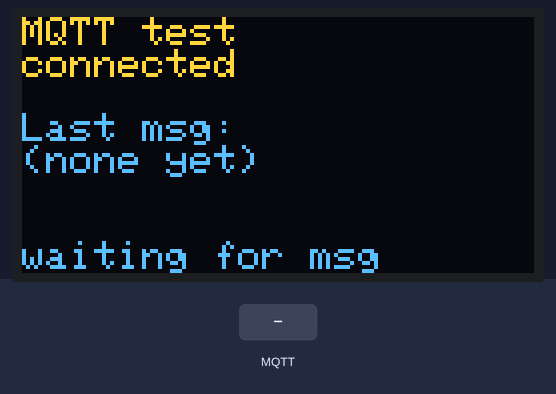
The sketch below on a simulated ESP8266 (NodeMCU). Shown: 128×64 one-colour display. The inputs (shaded band) are chosen by the test bench. The OLED is the two-colour kind (top 16 rows yellow); WiFi joins after 1.5 s; servers stay silent unless stated; the local clock reads 2024-03-15 10:24:30 at power-on unless the sketch sets it; no MQTT or app messages arrive unless stated; not simulated (calls return 0 or success): secrets.h; names the files do not define were given values by the test bench: MQTT_PORT = 1883; what the sketch prints to the serial monitor is not drawn.

Above: at 2.8 s.
2.9 s: MQTT message "1" arrives on the first subscribed topic
At 4.1 s:
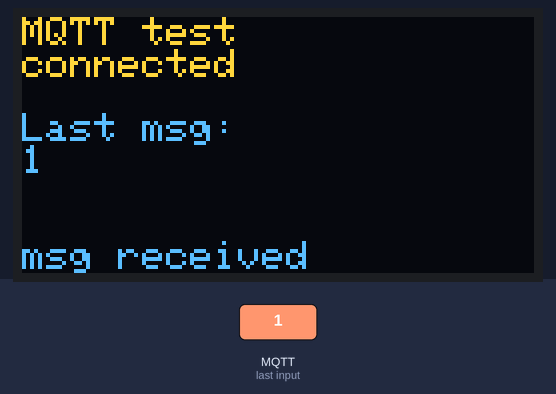
4.4 s: MQTT message "on" arrives on the first subscribed topic
At 5.4 s:
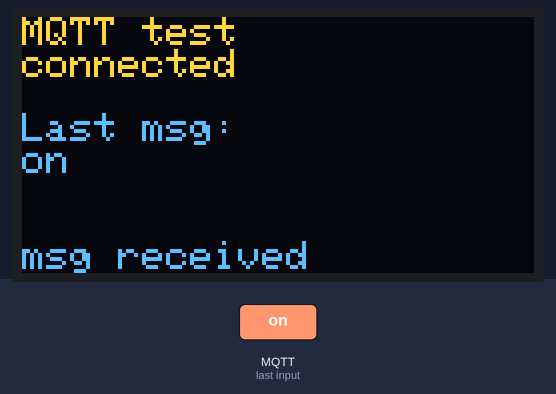
5.9 s: MQTT message "0" arrives on the first subscribed topic
At 6.6 s:
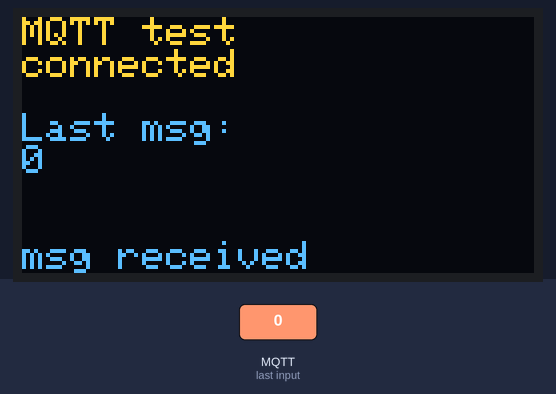
7.4 s: MQTT message "off" arrives on the first subscribed topic
At 7.7 s:
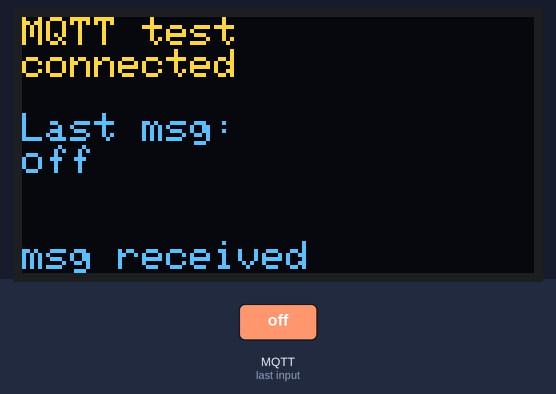
Timing chart, 0 to 9.9 s (numbered marks = the images above; inputs shaded):
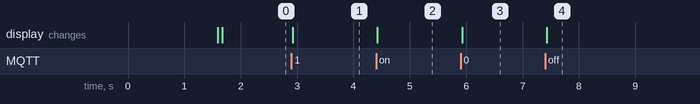

The sketch:

mqtt_test.ino
```cpp
// MQTT test: proves the ESP8266 can hold a verified TLS MQTT connection to EMQX
// Cloud with enough memory left over, and receive messages fast.
// Serial 115200 prints: free heap before/after TLS, connect time, MFLN support,
// every message on cage/cage-01/cmd, and free heap every 30 s.
// The OLED shows connection state and the last message.
// Publish a test message from the EMQX console (Online Test / WebSocket client)
// to topic cage/cage-01/cmd and watch it arrive.
// Libraries: PubSubClient (Nick O'Leary), Adafruit SSD1306, Adafruit GFX.
// Needs secrets.h (copy secrets.h.example).
#include <ESP8266WiFi.h>
#include <WiFiClientSecure.h>
#include <PubSubClient.h>
#include <Wire.h>
#include <Adafruit_GFX.h>
#include <Adafruit_SSD1306.h>
#include <time.h>
#include "secrets.h"

const char TOPIC_CMD[] = "cage/cage-01/cmd";
const char TOPIC_STATUS[] = "cage/cage-01/status";

Adafruit_SSD1306 display(128, 64, &Wire, -1);
BearSSL::WiFiClientSecure net;
BearSSL::X509List ca(MQTT_CA);
PubSubClient mqtt(net);

uint32_t lastHeap = 0, lastTry = 0, msgCount = 0;
char lastMsg[64] = "(none yet)";

void show(const char *l1, const char *l2 = "") {
  display.clearDisplay();
  display.setTextSize(1);
  display.setTextColor(SSD1306_WHITE);
  display.setCursor(0, 0);
  display.println(F("MQTT test"));
  display.println(l1);
  display.println();
  display.println(F("Last msg:"));
  display.println(lastMsg);
  display.setCursor(0, 56);
  display.print(l2);
  display.display();
}

void onMessage(char *topic, byte *payload, unsigned int len) {
  msgCount++;
  uint8_t n = len < sizeof(lastMsg) - 1 ? len : sizeof(lastMsg) - 1;
  memcpy(lastMsg, payload, n);
  lastMsg[n] = 0;
  Serial.printf("[%lu ms] MSG #%lu on %s: %.*s\n", millis(), msgCount, topic, (int)len, (char *)payload);
  show("connected", "msg received");
}

void waitForTime() {
  // TLS certificate checks need the real date.
  configTime(0, 0, "pool.ntp.org", "time.nist.gov");
  Serial.print(F("Waiting for NTP"));
  uint32_t t0 = millis();
  while (time(nullptr) < 1700000000 && millis() - t0 < 20000) {
    delay(250);
    Serial.print('.');
  }
  Serial.printf(" %s\n", time(nullptr) > 1700000000 ? "ok" : "FAILED (TLS will fail)");
  net.setX509Time(time(nullptr));
}

void connectMqtt() {
  Serial.printf("Free heap before TLS: %u\n", ESP.getFreeHeap());
  bool mfln = net.probeMaxFragmentLength(MQTT_HOST, MQTT_PORT, 1024);
  Serial.printf("Server supports small TLS buffers (MFLN): %s\n", mfln ? "yes" : "no");
  if (mfln) net.setBufferSizes(1024, 1024);  // saves ~20 KB if supported

  show("connecting...");
  uint32_t t0 = millis();
  // Clean session (PubSubClient default): nothing queues while we're offline.
  bool ok = mqtt.connect(MQTT_USER, MQTT_USER, MQTT_PASS, TOPIC_STATUS, 1, true, "offline");
  uint32_t dt = millis() - t0;
  if (!ok) {
    char err[64];
    net.getLastSSLError(err, sizeof(err));
    Serial.printf("MQTT connect FAILED after %lu ms, state %d, TLS: %s\n", dt, mqtt.state(), err);
    show("connect FAILED", "see serial");
    return;
  }
  Serial.printf("MQTT connected in %lu ms. Free heap after TLS: %u\n", dt, ESP.getFreeHeap());
  mqtt.publish(TOPIC_STATUS, "online", true);
  mqtt.subscribe(TOPIC_CMD, 1);
  Serial.printf("Subscribed to %s - publish a test message from the EMQX console.\n", TOPIC_CMD);
  show("connected", "waiting for msg");
}

void setup() {
  Serial.begin(115200);
  Serial.println(F("\nMQTT test"));
  Wire.begin(D2, D1);
  display.begin(SSD1306_SWITCHCAPVCC, 0x3C);
  show("WiFi...");

  WiFi.mode(WIFI_STA);
  WiFi.begin(WIFI_SSID, WIFI_PASS);
  while (WiFi.status() != WL_CONNECTED) delay(250);
  Serial.printf("WiFi ok, IP %s, RSSI %d\n", WiFi.localIP().toString().c_str(), WiFi.RSSI());

  waitForTime();
  net.setTrustAnchors(&ca);  // verify EMQX's certificate - no setInsecure()
  mqtt.setServer(MQTT_HOST, MQTT_PORT);
  mqtt.setCallback(onMessage);
  mqtt.setBufferSize(512);
  mqtt.setKeepAlive(60);
  connectMqtt();
}

void loop() {
  if (!mqtt.connected() && millis() - lastTry > 10000) {
    lastTry = millis();
    Serial.println(F("Reconnecting..."));
    connectMqtt();
  }
  mqtt.loop();
  if (millis() - lastHeap > 30000) {
    lastHeap = millis();
    Serial.printf("[%lu s] connected=%d free heap=%u max block=%u msgs=%lu\n", millis() / 1000,
                  mqtt.connected(), ESP.getFreeHeap(), ESP.getMaxFreeBlockSize(), msgCount);
  }
}
```

Measured:
- after the input at 2.9 s, the display: changes at once (image 1)
- after the input at 4.4 s, the display: changes at once (image 2)
- after the input at 5.9 s, the display: changes at once (image 3)
- after the input at 7.4 s, the display: changes at once (image 4)
